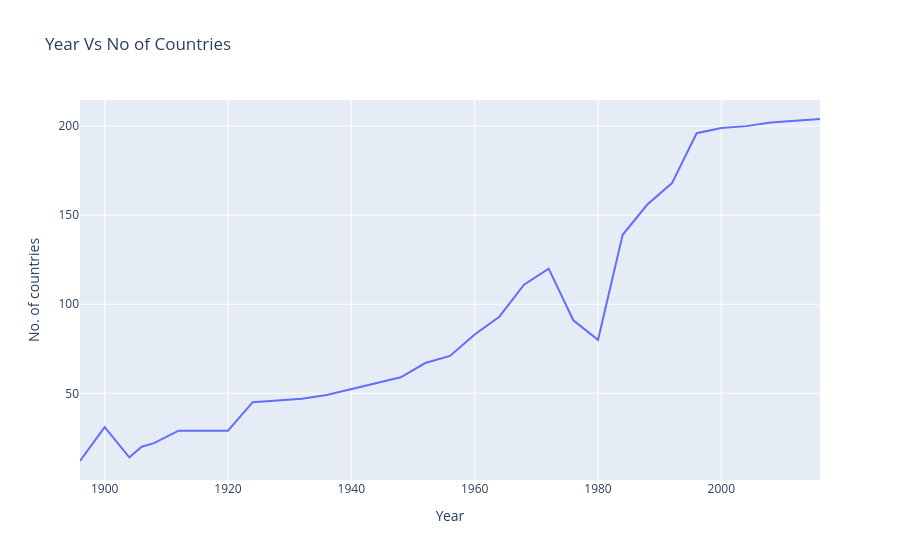

Source (notebook cell):
### Code cell
fig = px.line(nations_over_time, x=nations_over_time['Year'], y=nations_over_time["No. of countries"], title="Year Vs No of Countries")
fig.show()

### Figure 1 — Plotly figure (JSON) as saved in the notebook; plotly's stock layout.template omitted (floating-point values rounded to 4 significant figures)
{"data": [{"hovertemplate": "Year=%{x}<br>No. of countries=%{y}<extra></extra>", "legendgroup": "", "line": {"color": "#636efa", "dash": "solid"}, "marker": {"symbol": "circle"}, "mode": "lines", "name": "", "orientation": "v", "showlegend": false, "type": "scatter", "x": [1896, 1900, 1904, 1906, 1908, 1912, 1920, 1924, 1928, 1932, 1936, 1948, 1952, 1956, 1960, 1964, 1968, 1972, 1976, 1980, 1984, 1988, 1992, 1996, 2000, 2004, 2008, 2012, 2016], "xaxis": "x", "y": [12, 31, 14, 20, 22, 29, 29, 45, 46, 47, 49, 59, 67, 71, 83, 93, 111, 120, 91, 80, 139, 156, 168, 196, 199, 200, 202, 203, 204], "yaxis": "y"}], "layout": {"legend": {"tracegroupgap": 0}, "title": {"text": "Year Vs No of Countries"}, "xaxis": {"anchor": "y", "domain": [0, 1], "title": {"text": "Year"}}, "yaxis": {"anchor": "x", "domain": [0, 1], "title": {"text": "No. of countries"}}}}
